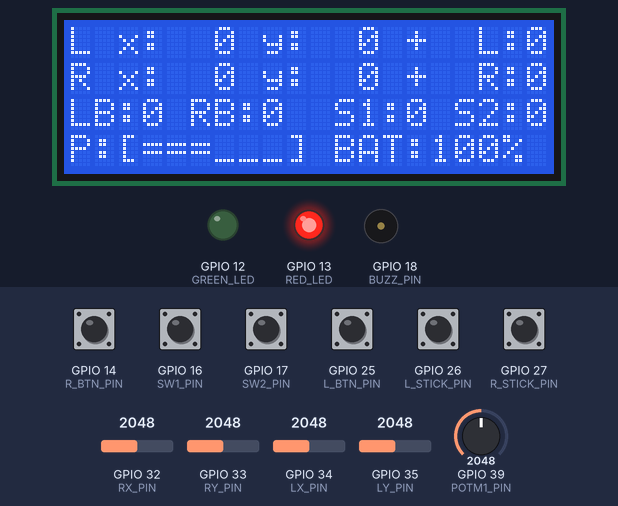
Simulated run of this sketch. Board: ESP32. Parts: 20×4 character LCD, output pins drawn as LEDs (lit = HIGH), buzzer (waves = sounding). Inputs (shaded band) come from the test bench; at power-on: GPIO 14 (R_BTN_PIN), GPIO 16 (SW1_PIN), GPIO 17 (SW2_PIN), GPIO 25 (L_BTN_PIN), GPIO 26 (L_STICK_PIN), GPIO 27 (R_STICK_PIN) HIGH, GPIO 32 (RX_PIN) = 2048, GPIO 33 (RY_PIN) = 2048, GPIO 34 (LX_PIN) = 2048, GPIO 35 (LY_PIN) = 2048, GPIO 39 (POTM1_PIN) = 2048. What the sketch prints to the serial monitor is not drawn.

Above: at 2.0 s.
2.1 s: GPIO 32 (RX_PIN) set to 2270
3.6 s: GPIO 32 (RX_PIN) set to 2341
At 4.8 s:
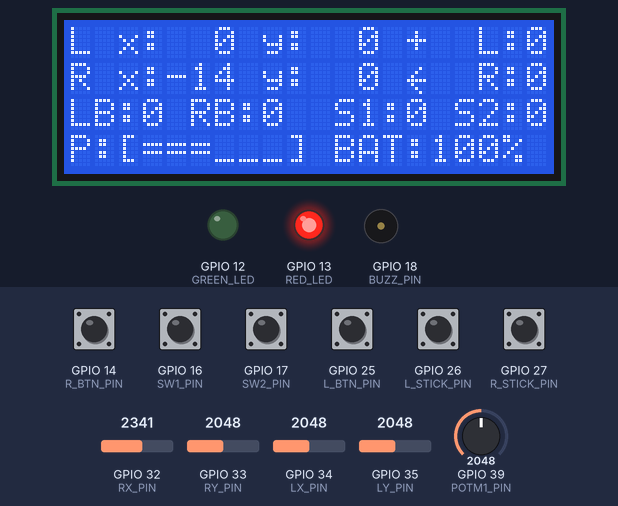
5.1 s: GPIO 33 (RY_PIN) set to 2254
6.6 s: GPIO 33 (RY_PIN) set to 2342
At 7.3 s:
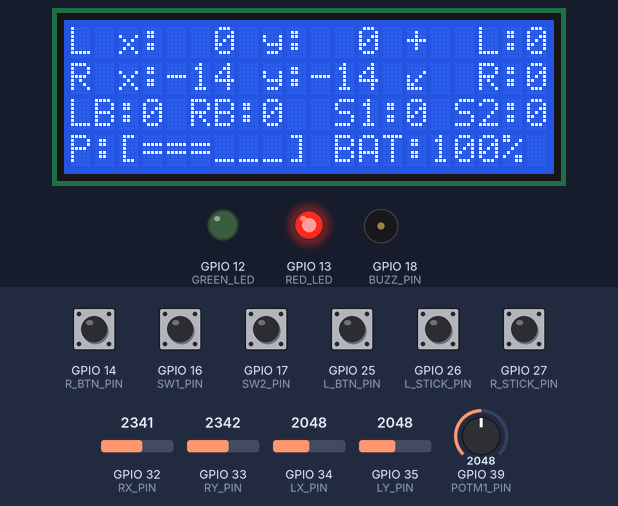
8.1 s: GPIO 34 (LX_PIN) set to 2251
9.6 s: GPIO 34 (LX_PIN) set to 2346
At 11.0 s:
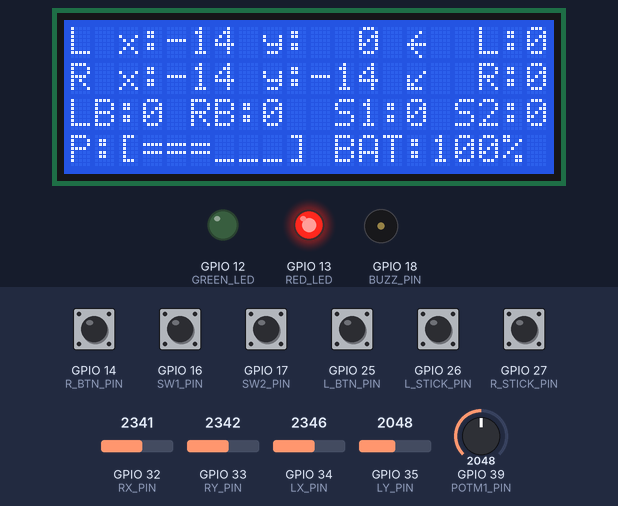
Timing chart, 0 to 12.1 s (numbered marks = the images above; inputs shaded):
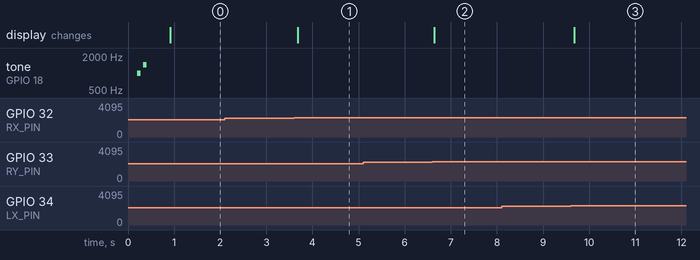

The sketch:

ESP_Controller_Tx_v0.4.ino
```cpp
 // MAC:                20:e7:c8:9f:47:f8
// ================================================================
// ESP-NOW RC Controller  v0.6
// Role  : Master / Transmitter
// Board : ESP32 (38-pin devkit)
// Hardware:
//   2x Analog Joystick  (LX/LY, RX/RY)
//   2x Joystick Click   (LS, RS)
//   2x Push Button      (LB, RB)
//   2x Toggle Switch    (SW1=16, SW2=17)
//   1x Potentiometer    (PotM1=36)
//   1x Buzzer           (BUZZ=18)
//   20x4 I2C LCD        (0x27)
//   2x LED              (RED=13, GREEN=12)
// Protocol : ESP-NOW (one-way to receiver)
// Changelog v0.6:
//   - Removed PotM2 entirely
//   - SW1 → GPIO 16, SW2 → GPIO 17
//   - Buzzer added on GPIO 18
//   - Startup check: SW1, SW2, PotM1, battery > 10%
//   - Startup LCD shows Battery% in place of P2
//   - Beep once on any button press or switch toggle
// ================================================================

#include <esp_now.h>
#include <WiFi.h>
#include <Wire.h>
#include <LiquidCrystal_I2C.h>

// ================================================================
//  LCD
// ================================================================
LiquidCrystal_I2C lcd(0x27, 20, 4);

// ================================================================
//  LED PINS
// ================================================================
#define RED_LED   13
#define GREEN_LED 12

// ================================================================
//  BUZZER
// ================================================================
#define BUZZ_PIN  18      // Passive or active buzzer
#define BEEP_FREQ 1200    // Hz (ignored for active buzzers)
#define BEEP_DUR  40      // ms — short tap feel

// ================================================================
//  JOYSTICK AXIS PINS
// ================================================================
#define LX_PIN  34
#define LY_PIN  35
#define RX_PIN  32
#define RY_PIN  33

// ================================================================
//  DIGITAL INPUT PINS  (INPUT_PULLUP, active LOW)
// ================================================================
#define L_STICK_PIN  26
#define R_STICK_PIN  27
#define L_BTN_PIN    25
#define R_BTN_PIN    14
#define SW1_PIN      16   // Toggle switch 1  ← moved from 18
#define SW2_PIN      17   // Toggle switch 2  ← moved from 19

// ================================================================
//  POTENTIOMETER PIN
// ================================================================
#define POTM1_PIN  39    // Only one pot now (GPIO 36, input-only)

// ================================================================
//  BATTERY
// ================================================================
#define BAT_PIN           36
#define FULL_BAT          8.4
#define EMPTY_BAT         6.6
#define LOW_BAT_THRESHOLD 6.8
#define LOW_BAT_PERCENT   10   // Startup blocks if battery below this %

// ================================================================
//  TUNING CONSTANTS
// ================================================================
#define DEADZONE          11
#define CHANGE_THRESHOLD   2
#define POT_ZERO_THRESH   80   // Raw ADC ≤ this = pot at minimum

// ================================================================
//  BATTERY STATE (global, updated by BatteryManager)
// ================================================================
int BaT = 100;
unsigned long lastAckTime = 0;

// ================================================================
//  CUSTOM LCD CHARACTERS
// ================================================================
byte UR_c[8] = {B00000,B00000,B01111,B00011,B00101,B01001,B10000,B00000};
byte U_c[8]  = {B00100,B01110,B10101,B00100,B00100,B00100,B00100,B00100};
byte D_c[8]  = {B00100,B00100,B00100,B00100,B00100,B10101,B01110,B00100};
byte L_c[8]  = {B00000,B00010,B00100,B01000,B11111,B01000,B00100,B00010};
byte R_c[8]  = {B00000,B01000,B00100,B00010,B11111,B00010,B00100,B01000};
byte DL_c[8] = {B00000,B00000,B00001,B10010,B10100,B11000,B11110,B00000};
byte DR_c[8] = {B00000,B00000,B10000,B01001,B00101,B00011,B01111,B00000};
byte UL_c[8] = {B00000,B00000,B11110,B11000,B10100,B10010,B00001,B00000};

// ================================================================
//  DATA STRUCT  — sent over ESP-NOW
// ================================================================
typedef struct
{
  int  LX, LY;
  int  RX, RY;
  bool LS, RS;
  bool LB, RB;
  bool SW1, SW2;
  int  PotM1;       // Single pot, 0–100
} ControllerData;

ControllerData data;
ControllerData prev = {0};
typedef struct {
  bool alive;
} AckData;
// ================================================================
//  LCD LINE CACHE
// ================================================================
String line0 = "", line1 = "", line2 = "", line3 = "";

// ================================================================
//  RECEIVER MAC
// ================================================================

uint8_t receiverMAC[] = {0xFF, 0xFF, 0xFF, 0xFF, 0xFF, 0xFF};
// ================================================================
//  BEEP  — fires tone() which is timer-driven (non-blocking)
//  Call this function once per edge; it returns immediately.
// ================================================================
void beep()
{
  tone(BUZZ_PIN, BEEP_FREQ, BEEP_DUR);
}

// ================================================================
//  BEEP ON PRESS  — edge detection for all digital inputs
//  Call after data is freshly read in DataWork().
//  Triggers one beep per LOW→HIGH transition (press/toggle ON).
// ================================================================
void checkBeeps()
{
  static bool pLB = 0, pRB = 0, pLS = 0, pRS = 0, pSW1 = 0, pSW2 = 0;

  if (data.LB  && !pLB)  beep();
  if (data.RB  && !pRB)  beep();
  if (data.LS  && !pLS)  beep();
  if (data.RS  && !pRS)  beep();
  if (data.SW1 && !pSW1) beep();
  if (data.SW2 && !pSW2) beep();

  pLB  = data.LB;
  pRB  = data.RB;
  pLS  = data.LS;
  pRS  = data.RS;
  pSW1 = data.SW1;
  pSW2 = data.SW2;
}

// ================================================================
//  HELPERS
// ================================================================
int mapAxis(int val)
{
  int mapped = map(val, 0, 4095, 99, -99);
  if (abs(mapped) < DEADZONE) return 0;
  return mapped;
}

int mapPot(int val)
{
  return map(val, 0, 4095, 100, 0);
}

void printIfChanged(int col, int row, String text, String &cache)
{
  if (text != cache)
  {
    lcd.setCursor(col, row);
    lcd.print(text);
    cache = text;
  }
}

String fmt(int v)
{
  char buf[6];
  if (v == 0) sprintf(buf, "%3d",  v);
  else        sprintf(buf, "%+3d", v);
  return String(buf);
}

byte getDirIcon(int x, int y)
{
  if (abs(x) < DEADZONE && abs(y) < DEADZONE) return 255;
  if (y >  DEADZONE && x >  DEADZONE) return 0;
  if (y >  DEADZONE && x < -DEADZONE) return 7;
  if (y < -DEADZONE && x >  DEADZONE) return 6;
  if (y < -DEADZONE && x < -DEADZONE) return 5;
  if (y >  DEADZONE)  return 1;
  if (y < -DEADZONE)  return 2;
  if (x < -DEADZONE)  return 3;
  if (x >  DEADZONE)  return 4;
  return 255;
}
String potBar(int pct, int width = 6)
{
  int filled = (pct * width) / 100;
  String bar = "P:[";
  for (int i = 0; i < width; i++) {
    bar += (i < filled) ? '=' : '_';
  }
  bar += "]";
  return bar;  // e.g. "P:[===___]"
}
// ================================================================
//  UPDATE DISPLAY
//
//  LCD layout (20 cols × 4 rows):
//  ┌────────────────────┐
//  │L x:+100 y:+100 + L:0│  row 0 — left stick + direction icon
//  │R x:+100 y:+100 + R:0│  row 1 — right stick + direction icon
//  │LB:0 RB:0  S1:0 S2:0│  row 2 — buttons + switches
//  │P1: 100  BAT:  100% │  row 3 — pot + battery %
//  └────────────────────┘
// ================================================================
void updateDisplay()
{
  char l0[21], l1[21], l2[21], l3[21];

  sprintf(l0, "L x:%s y:%s ", fmt(data.LX).c_str(), fmt(data.LY).c_str());
  sprintf(l1, "R x:%s y:%s ", fmt(data.RX).c_str(), fmt(data.RY).c_str());
  sprintf(l2, "LB:%d RB:%d  S1:%d S2:%d",(int)data.LB, (int)data.RB,(int)data.SW1, (int)data.SW2);
  sprintf(l3, "%s BAT:%3d%%", potBar(data.PotM1).c_str(), BaT);

  printIfChanged(0, 0, l0, line0);
  printIfChanged(0, 1, l1, line1);
  printIfChanged(0, 2, l2, line2);
  printIfChanged(0, 3, l3, line3);

  byte iconL = getDirIcon(data.LX, data.LY);
  byte iconR = getDirIcon(data.RX, data.RY);

  lcd.setCursor(14, 0);
  if (iconL == 255) lcd.print("+"); else lcd.write(iconL);
  lcd.print("  L:");
  lcd.print((int)data.LS);

  lcd.setCursor(14, 1);
  if (iconR == 255) lcd.print("+"); else lcd.write(iconR);
  lcd.print("  R:");
  lcd.print((int)data.RS);
}

// ================================================================
//  ESP-NOW SEND CALLBACK
// ================================================================


void OnDataRecv(const esp_now_recv_info_t *info, const uint8_t *incomingData, int len)
{
  if (len == sizeof(AckData))
  {
    AckData ack;
    memcpy(&ack, incomingData, sizeof(ack));

    if (ack.alive)
    {
      lastAckTime = millis();
      Serial.println("ACK RECEIVED");
    }
  }
}
// ================================================================
//  READ & SEND DATA
// ================================================================
void DataWork()
{
  int newLX = mapAxis(analogRead(LX_PIN));
  int newLY = mapAxis(analogRead(LY_PIN));
  int newRX = mapAxis(analogRead(RX_PIN));
  int newRY = mapAxis(analogRead(RY_PIN));

  if (abs(newLX - data.LX) > CHANGE_THRESHOLD) data.LX = newLX;
  if (abs(newLY - data.LY) > CHANGE_THRESHOLD) data.LY = newLY;
  if (abs(newRX - data.RX) > CHANGE_THRESHOLD) data.RX = newRX;
  if (abs(newRY - data.RY) > CHANGE_THRESHOLD) data.RY = newRY;

  data.LS  = !digitalRead(L_STICK_PIN);
  data.RS  = !digitalRead(R_STICK_PIN);
  data.LB  = !digitalRead(L_BTN_PIN);
  data.RB  = !digitalRead(R_BTN_PIN);
  data.SW1 = !digitalRead(SW1_PIN);
  data.SW2 = !digitalRead(SW2_PIN);

  data.PotM1 = mapPot(analogRead(POTM1_PIN));

  // Edge-detect beeps (must run after data is updated)
  checkBeeps();

  esp_now_send(receiverMAC, (uint8_t *)&data, sizeof(data));

  Serial.printf(
    "L(%d,%d) R(%d,%d) | LB:%d LS:%d RS:%d RB:%d | SW1:%d SW2:%d | P1:%d | BAT:%d%%\n",
    data.LX, data.LY, data.RX, data.RY,
    data.LB, data.LS, data.RS, data.RB,
    data.SW1, data.SW2,
    data.PotM1,
    BaT
  );
}


void updateConnectionLED()
{
  if (millis() - lastAckTime < 500)
  {
    digitalWrite(GREEN_LED, HIGH);
    digitalWrite(RED_LED, LOW);
  }
  else
  {
    digitalWrite(GREEN_LED, LOW);
    digitalWrite(RED_LED, HIGH);
  }
}
// ================================================================
//  STARTUP SAFETY CHECK
//
//  Blocks until all of:
//    SW1  = OFF  (HIGH on pullup)
//    SW2  = OFF
//    PotM1 raw ADC ≤ POT_ZERO_THRESH
//    Battery ≥ LOW_BAT_PERCENT (10%)
//
//  LCD layout during check:
//  ┌────────────────────┐
//  │===== Caution! =====│  row 0 — fixed
//  │ SW1:^_^   SW2:FAIL │  row 1 — switch status
//  │ P1 :^_^   BAT: 85% │  row 2 — pot + battery %
//  │====================│  row 3 — fixed border
//  └────────────────────┘
// ================================================================
void startup()
{
  lcd.clear();
  lcd.setCursor(0, 0);
  lcd.print("===== Caution! =====");

  while (true) {
    // Read raw battery for startup check
    int rawBat   = analogRead(BAT_PIN);
    float v_adc  = rawBat * (3.3f / 4095.0f);
    float batV   = v_adc * ((100.0f + 47.0f) / 47.0f);
    int   batPct = 0;
    if (batV >= FULL_BAT)       batPct = 100;
    else if (batV <= EMPTY_BAT) batPct = 0;
    else batPct = (int)((batV - EMPTY_BAT) * 100.0f / (FULL_BAT - EMPTY_BAT));

    bool sw1Safe  = digitalRead(SW1_PIN);           // HIGH = OFF = safe
    bool sw2Safe  = digitalRead(SW2_PIN);
    int  rawP1    = analogRead(POTM1_PIN);
    bool pot1Safe = (rawP1 >= (4095 - POT_ZERO_THRESH));
    bool batSafe  = (batPct >= LOW_BAT_PERCENT);

    if (sw1Safe && sw2Safe && pot1Safe && batSafe)
    {
      lcd.setCursor(0, 0); lcd.print("====================");
      lcd.setCursor(0, 1); lcd.print("       Caution!     ");
      lcd.setCursor(0, 2); lcd.print("   ** ALL CLEAR **  ");
      lcd.setCursor(0, 3); lcd.print("====================");
      delay(800);
      lcd.clear();
      return;
    }

    char rowSW[21];
    char rowPT[21];

    // Row 1: switch status  "SW1:^_^  SW2:FAIL"  (20 chars)
    sprintf(rowSW, " SW1:%-4s  SW2:%-4s ",
      sw1Safe ? "^_^" : "FAIL",
      sw2Safe ? "^_^" : "FAIL"
    );

    // Row 2: pot status + battery %  "P1:^_^   BAT: 85%"  (20 chars)
    if (pot1Safe) {
      sprintf(rowPT, " P1 :^_^   BAT:%3d%% ", batPct);
    } else {
      sprintf(rowPT, " P1 :FAIL  BAT:%3d%% ", batPct);
    }

    lcd.setCursor(0, 1); lcd.print(rowSW);
    lcd.setCursor(0, 2); lcd.print(rowPT);
    lcd.setCursor(0, 3); lcd.print("====================");

    delay(150);
  }
}

// ================================================================
//  BATTERY MANAGER
// ================================================================
bool BatteryManager()
{
  static unsigned long lastRead  = 0;
  static unsigned long lastBlink = 0;
  static bool ledState  = false;
  static bool killSent  = false;
  static float batteryVoltage = 8.4f;

  if (millis() - lastRead > 200) {
    lastRead = millis();
    int raw      = analogRead(BAT_PIN);
    float v_adc  = raw * (3.3f / 4095.0f);
    batteryVoltage = v_adc * ((100.0f + 47.0f) / 47.0f);

    if (batteryVoltage >= FULL_BAT)       BaT = 100;
    else if (batteryVoltage <= EMPTY_BAT) BaT = 0;
    else BaT = (int)((batteryVoltage - EMPTY_BAT) * 100.0f / (FULL_BAT - EMPTY_BAT));
  }

  if (batteryVoltage <= LOW_BAT_THRESHOLD)
  {
    if (!killSent)
    {
      memset(&data, 0, sizeof(data));
      esp_now_send(receiverMAC, (uint8_t *)&data, sizeof(data));
      Serial.printf("SAFE MODE — BAT:%d%%\n", BaT);
      killSent = true;
    }

    if (millis() - lastBlink > 300)
    {
      lastBlink = millis();
      ledState = !ledState;
      digitalWrite(RED_LED, ledState);
    }
    digitalWrite(GREEN_LED, LOW);

    lcd.setCursor(0, 0); lcd.print("    |=========|     ");
    lcd.setCursor(0, 1); lcd.print("    | LOW BAT |     ");
    lcd.setCursor(0, 2); lcd.print("    |Radio-OFF|     ");
    lcd.setCursor(0, 3); lcd.print("    |=========| ");

    return true;
  }

  killSent = false;
  digitalWrite(RED_LED, LOW);
  return false;
}

// ================================================================
//  SETUP
// ================================================================
void setup()
{
  Serial.begin(115200);

  pinMode(RED_LED,   OUTPUT);
  pinMode(GREEN_LED, OUTPUT);
  pinMode(BUZZ_PIN,  OUTPUT);
  digitalWrite(RED_LED,   HIGH);
  digitalWrite(GREEN_LED, LOW);
  digitalWrite(BUZZ_PIN,  LOW);

  pinMode(L_STICK_PIN, INPUT_PULLUP);
  pinMode(R_STICK_PIN, INPUT_PULLUP);
  pinMode(L_BTN_PIN,   INPUT_PULLUP);
  pinMode(R_BTN_PIN,   INPUT_PULLUP);
  pinMode(SW1_PIN,     INPUT_PULLUP);
  pinMode(SW2_PIN,     INPUT_PULLUP);
  pinMode(POTM1_PIN,   INPUT);

  analogSetAttenuation(ADC_11db);

  lcd.init();
  lcd.backlight();

  lcd.createChar(0, UR_c);
  lcd.createChar(1, U_c);
  lcd.createChar(2, D_c);
  lcd.createChar(3, L_c);
  lcd.createChar(4, R_c);
  lcd.createChar(5, DL_c);
  lcd.createChar(6, DR_c);
  lcd.createChar(7, UL_c);
  lcd.home();

  //startup();

  // Boot splash
  lcd.setCursor(0, 0); lcd.print("====================");
  lcd.setCursor(0, 1); lcd.print("  Radio Booting...  ");
  lcd.setCursor(0, 2); lcd.print("    ESP-NOW v0.4    ");
  lcd.setCursor(0, 3); lcd.print("====================");

  // Boot beep: two short tones
  tone(BUZZ_PIN, 1000, 80); delay(130);
  tone(BUZZ_PIN, 1400, 80);
  delay(350);

  WiFi.mode(WIFI_STA);
  delay(150);

  esp_now_init();
  //esp_now_register_send_cb(OnDataSent);
  esp_now_register_recv_cb(OnDataRecv);


  esp_now_peer_info_t peerInfo = {};
  memset(&peerInfo, 0, sizeof(peerInfo));

  for (int i = 0; i < 6; i++)
    peerInfo.peer_addr[i] = 0xFF;

  peerInfo.channel = 0;
  peerInfo.encrypt = false;

  esp_now_add_peer(&peerInfo);
  lcd.clear();
}

// ================================================================
//  LOOP  — ~20 Hz
// ================================================================
void loop()
{
  //if (BatteryManager())
  //  return;
  DataWork();       // reads inputs, calls checkBeeps(), sends ESP-NOW
  updateDisplay();  // smart LCD refresh
  updateConnectionLED();
  delay(50);
}
```

Measured:
- the behaviour switches between 2295 and 2296 on GPIO 32 (RX_PIN) (found by bisection; images 0 and 1)
- the behaviour switches between 2295 and 2296 on GPIO 33 (RY_PIN) (found by bisection; images 1 and 2)
- the behaviour switches between 2295 and 2296 on GPIO 34 (LX_PIN) (found by bisection; images 2 and 3)
- after the input at 2.1 s, every drawn part: stays the same
- after the input at 3.6 s, the display: changes after 0.08 s (image 1)
- after the input at 5.1 s, every drawn part: stays the same
- after the input at 6.6 s, the display: changes at once (image 2)
- after the input at 8.1 s, every drawn part: stays the same
- after the input at 9.6 s, the display: changes after 0.08 s (image 3)
